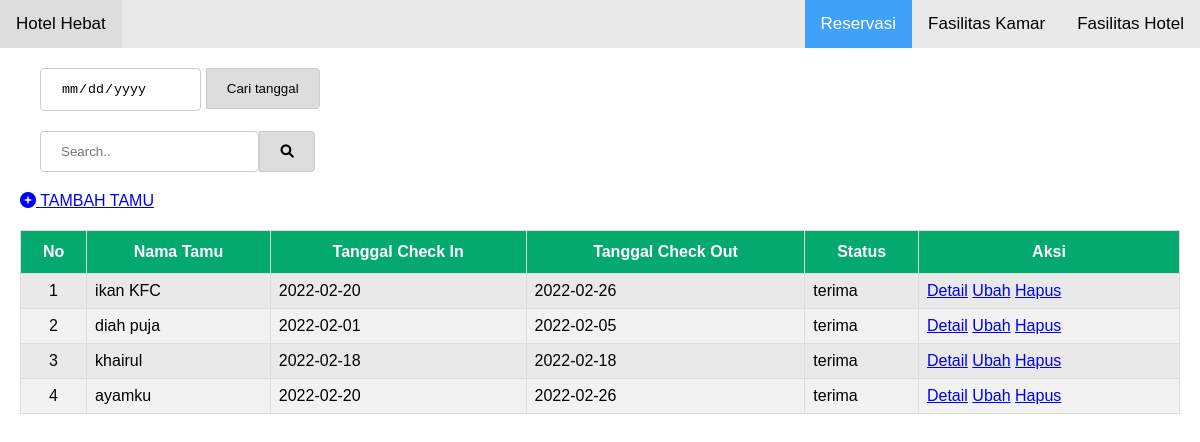
The app's page /app/page/reservasi/reservasi.php, older data.
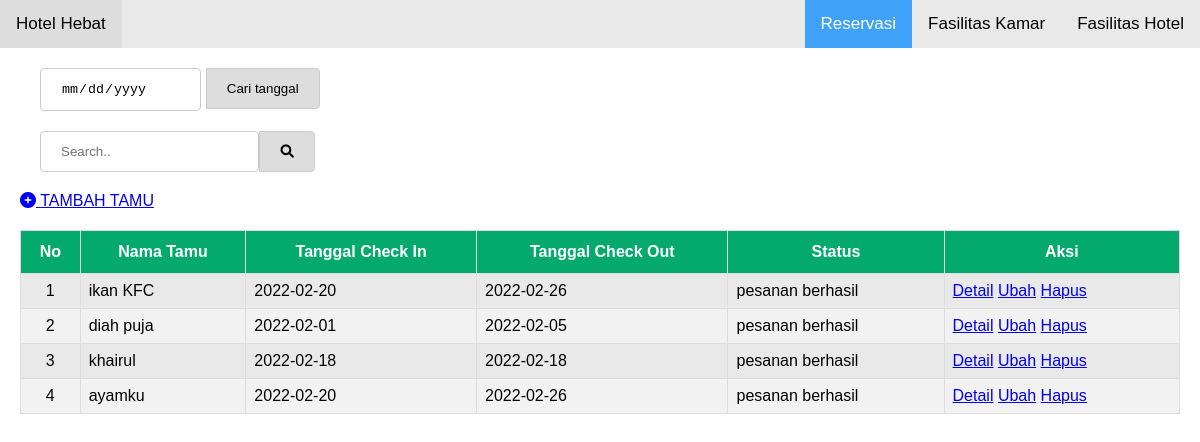
The same page, newer data.
### tables this page shows
CREATE TABLE `transaksi` (
  `id` int(11) NOT NULL,
  `nama_pemesan` varchar(100) DEFAULT NULL,
  `email` varchar(100) DEFAULT NULL,
  `phone` varchar(100) DEFAULT NULL,
  `nama_tamu` varchar(255) DEFAULT NULL,
  `tipe_fasilitas` varchar(100) DEFAULT NULL,
  `check_in` date DEFAULT NULL,
  `check_out` date DEFAULT NULL,
  `jumlah_kamar` int(11) DEFAULT NULL,
  `status_pemesanan` varchar(100) DEFAULT NULL,
  `created_at` date DEFAULT NULL,
  `updated_at` date DEFAULT NULL
);

### app/page/reservasi/reservasi.php (the view, shortened to what this page needs)
<?php include "../../templates-admin/header.php"; ?>
<div class="main">
  <div class="search">
    <div class="search-container">
      <form action="" method="post">
        <input type="date" class="calender" id="search-by-date" name="search-by-date">
        <button type="submit" class="btn-search" name="cari">Cari tanggal</button>
      </form>
    </div>
    <div class="search-container">
      <form action="" method="post">
        <input type="text" placeholder="Search.." id="search" name="search" class="search-input">
        <button type="submit" class="btn-search" name="cari"><i class="fa-solid fa-magnifying-glass"></i></button>
      </form>
    </div>
  </div>
  <div class="section">
    <a href="tambah_tamu.php"><i class="fa-solid fa-circle-plus"></i> TAMBAH TAMU</a>
  </div>
  <div>
    <table id="customers">
      <thead>
        <tr>
          <th scope="col">No</th>
          <th scope="col">Nama Tamu</th>
          <th scope="col">Tanggal Check In</th>
          <th scope="col">Tanggal Check Out</th>
          <th scope="col">Status</th>
          <th scope="col">Aksi</th>
        </tr>
      </thead>
      <tbody>
        <?php
        include '../../config/koneksi.php';
        $no = 1;
        $data = mysqli_query($koneksi, "SELECT * FROM transaksi");
        while ($user = mysqli_fetch_array($data)) {
        ?>
          <tr>
            <td scope="row" style="text-align: center;"><?= $no++ ?></td>
            <td><?= $user['nama_tamu']; ?></td>
            <td><?= $user['check_in']; ?></td>
            <td><?= $user['check_out']; ?></td>
            <td><?= $user['status_pemesanan']; ?></td>
            <td class="d-flex justify-content-evenly">
              <a href="detail_tamu.php?id=<?php echo $user['id']; ?>">Detail</a>
              <a href="edit_tamu.php?id=<?php echo $user['id']; ?>">Ubah</a>
              <a href="hapus_tamu.php?id=<?php echo $user['id']; ?>">Hapus</a>
            </td>
          </tr>
        <?php
        }
        ?>
      </tbody>
    </table>
  </div>
</div>
<?php include "../../templates-admin/footer.php"; ?>

### app/templates-admin/header.php (shortened to what this page needs)
<!DOCTYPE html>
<html lang="en">
<head>
  <link rel="stylesheet" href="http://localhost/php_crud_hotel_reservation/public/css/style.css">
  <link rel="stylesheet" href="http://localhost/php_crud_hotel_reservation/public/css/style.calender.css">
  <link rel="stylesheet" href="http://localhost/php_crud_hotel_reservation/public/css/style.slide.show.css">
  <link rel="stylesheet" href="http://localhost/php_crud_hotel_reservation/public/css/style.table.css">
  <link rel="stylesheet" href="http://localhost/php_crud_hotel_reservation/public/css/style.combobox.css">
  <link rel="stylesheet" href="http://localhost/php_crud_hotel_reservation/public/css/style.modal.css">
  <link rel="stylesheet" href="https://cdnjs.cloudflare.com/ajax/libs/font-awesome/6.0.0/css/all.min.css" />
</head>
<body>
  <div class="container">
    <div class="topnav">
      <a href="#home">Hotel Hebat</a>
      <div class="right-container">
        <a class="active" href="http://localhost/php_crud_hotel_reservation/app/page/reservasi/reservasi.php">Reservasi</a>
        <a href="http://localhost/php_crud_hotel_reservation/app/page/fasilitas/fasilitas_kamar_dan_tipe_kamar.php">Fasilitas Kamar</a>
        <a href="http://localhost/php_crud_hotel_reservation/app/page/fasilitas/fasilitas_hotel/fasilitas_hotel.php">Fasilitas Hotel</a>
      </div>
    </div>

### app/templates-admin/footer.php (shortened to what this page needs)
</div>
</body>
</html>

### public/css/style.css (style rules this page uses)
* { box-sizing: border-box; }
body { margin: 0; font-family: Arial, Helvetica, sans-serif; }
.main { margin: 20px; }
.topnav { overflow: hidden; background-color: #e9e9e9; }
.topnav a { float: left; display: block; color: black; text-align: center; padding: 14px 16px; text-decoration: none; font-size: 17px; }
.topnav a.active { background-color: #3fa1f7; color: white; }
.topnav .right-container { float: right; }
.search-container { margin: 20px; }
.section { margin: 20px 0; }
.search .search-container button { padding: 12px 20px; background: #ddd; border: none; cursor: pointer; }
.search .search-container .btn-search { padding: 12px 20px; background: #ddd; border-top-right-radius: 4px; border-bottom-right-radius: 4px; cursor: pointer; margin-left: 0; border: 1px solid #ccc; }
.container input[type=text], input[type=number], input[type=email], input[type=select], input[type=date] { padding: 12px 20px; display: inline-block; border: 1px solid #ccc; box-sizing: border-box; border-radius: 4px; }
.container .search-input { margin-right: -4px; border-top-left-radius: 4px; border-bottom-left-radius: 4px; }
table { font-family: arial, sans-serif; border-collapse: collapse; width: 100%; background-color: #e9e9e9; border-radius: 14px; }
td, th { border: 1px solid e9e9e9; text-align: left; padding: 8px 8px 8px 30px; }

### public/css/style.calender.css (style rules this page uses)
[type="date"] { background: #fff url(https://cdn1.iconfinder.com/data/icons/cc_mono_icon_set/blacks/16x16/calendar_2.png) 93% 50% no-repeat; }

### public/css/style.slide.show.css (style rules this page uses)
body { font-family: Arial; margin: 0; }
* { box-sizing: border-box; }
.active, .demo:hover { opacity: 1; }

### public/css/style.table.css (style rules this page uses)
#customers { font-family: Arial, Helvetica, sans-serif; border-collapse: collapse; width: 100%; }
#customers td, #customers th { border: 1px solid #ddd; padding: 8px; }
#customers tr th { text-align: center; }
#customers tr:nth-child(even) { background-color: #f2f2f2; }
#customers th { padding-top: 12px; padding-bottom: 12px; text-align: left; background-color: #04aa6d; color: white; }

Row changes from the older to the newer data that the page shows:
changed transaksi "ikan KFC": status_pemesanan "terima" → "pesanan berhasil"
changed transaksi "diah puja": status_pemesanan "terima" → "pesanan berhasil"
changed transaksi "khairul": status_pemesanan "terima" → "pesanan berhasil"
changed transaksi "ayamku": status_pemesanan "terima" → "pesanan berhasil"
